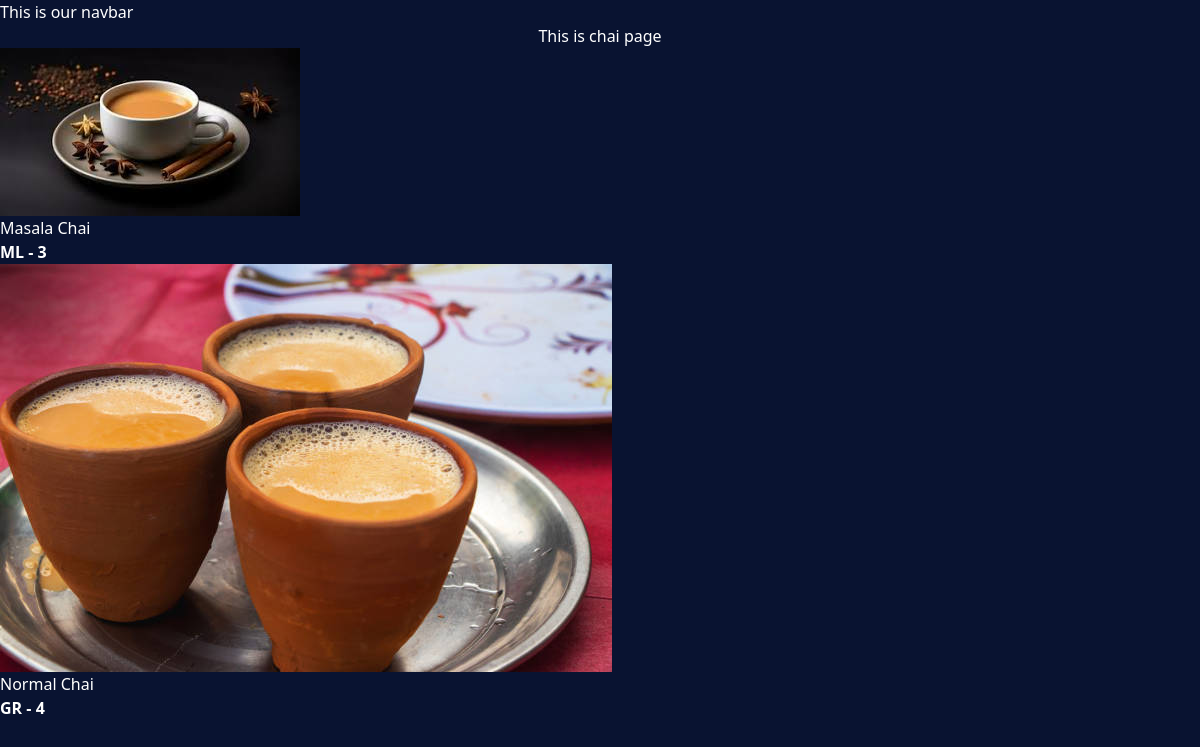
The app's page /chai/ with its own data.
### chai/models.py (models this page shows, shortened)
class ChaiVariety(models.Model):
    CHAI_TYPE_CHOICE = [
        ('ML','MASALA'),
        ('GR','GINGER'),
        ('KL','KIWI'),
        ('CH','CHOCOLATE'),
        ('EL','PLAINCHAI'),
    ]
    name = models.CharField(max_length=100)
    image = models.ImageField(upload_to='chais/')
    date_added =  models.DateTimeField(default=timezone.now)
    type = models.CharField(max_length=2,choices=CHAI_TYPE_CHOICE)
    description = models.TextField(default='')

### chai/views.py (the view)
# urls.py: path("",views.all_chai,name="all_chai"),
def all_chai(request):
    chais = ChaiVariety.objects.all()
    return render(request,"chai/all_chai.html",{'chais':chais})

### chai/templates/chai/all_chai.html (shortened to what this page needs)
{% extends "layout.html" %}
{% block content %}
<h1>This is chai page</h1>
<div class="grid grid-cols-3 gap-4 m-4">
    {% for chai in chais %}
    <div class="bg-green-500 p-4">
      <img class="rounded shadow-lg" src="{{chai.image.url}}" alt="" />
      <p>{{chai.name}}</p>
      <a href="{% url 'chai_detail' chai.id %}">
        <button
        type="button"
        class = "bg-blue-400 p-2 font-semibold rounded-xl"
        >
        {{chai.type}} - {{chai.id}}
        </button>
      </a>
    </div>
    {% endfor %}
</div>
{% endblock %}

### static/style.css (style rules this page uses)
body { background-color: #091331; color: #FFFFFF; }
h1 { text-align: center; font-size: 16px; }

### records on screen
ChaiVariety: image (picture), name "Masala Chai", type "ML", id "3"
ChaiVariety: image (picture), name "Normal Chai", type "GR", id "4"
